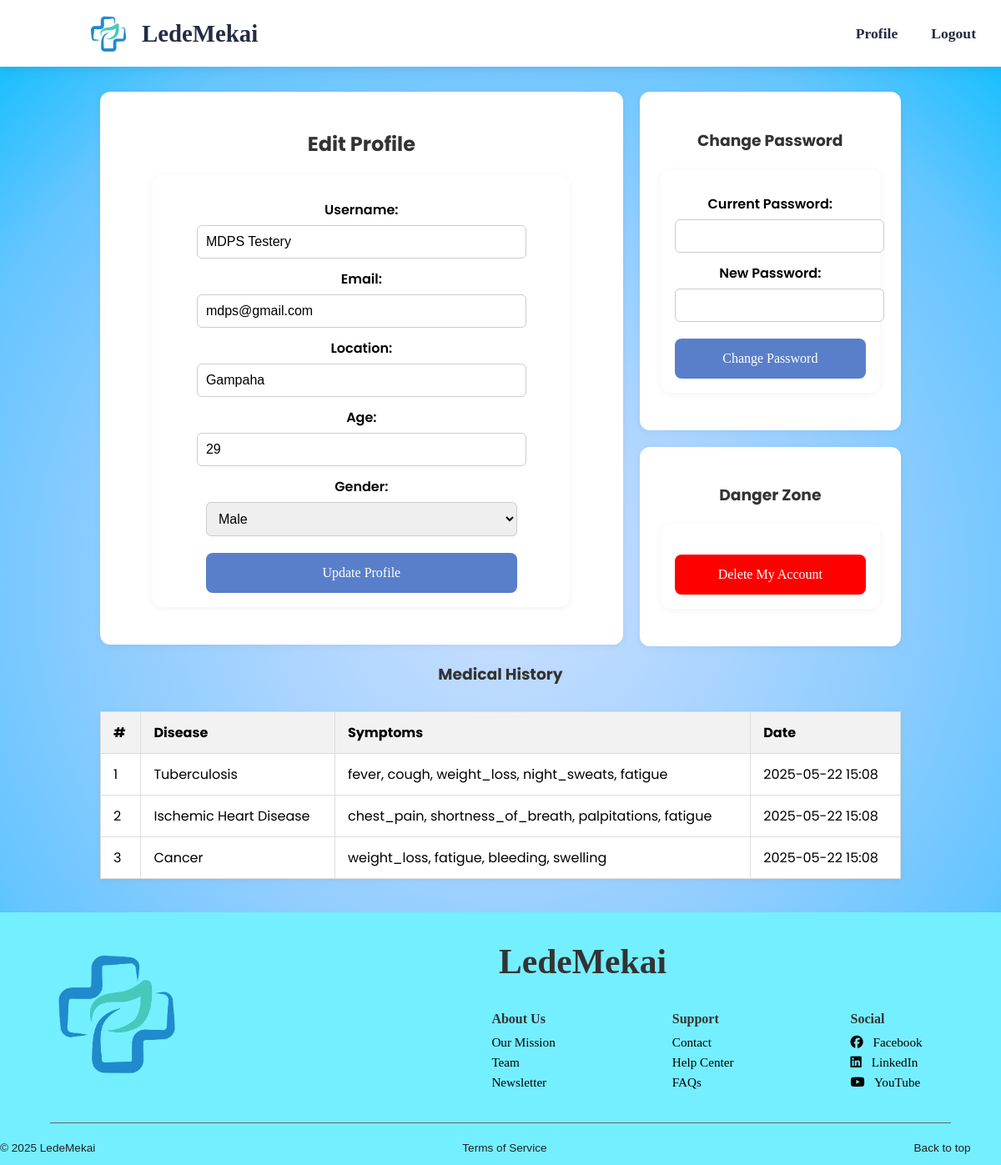
The app's page /profile (signed in) with its own data.
### app.py (models this page shows, shortened)
class User(db.Model):
    id = db.Column(db.Integer, primary_key=True)
    username = db.Column(db.String(100), unique=True, nullable=False)
    email = db.Column(db.String(100), unique=True, nullable=False)
    password_hash = db.Column(db.String(128), nullable=False)
    location = db.Column(db.String(100), nullable=True)
    age = db.Column(db.Integer, nullable=True)
    gender = db.Column(db.String(10), nullable=True)

class MedicalHistory(db.Model):
    id = db.Column(db.Integer, primary_key=True)
    user_id = db.Column(db.Integer, db.ForeignKey('user.id'), nullable=False)
    disease = db.Column(db.String(100), nullable=False)
    symptoms_json = db.Column(db.Text, nullable=False)
    date = db.Column(db.DateTime, default=datetime.utcnow)

### app.py (the view)
@app.route('/profile')
def profile():
    user_id = session.get('user_id')
    if not user_id:
        return redirect(url_for('login'))
    user = User.query.get(user_id)
    history = MedicalHistory.query.filter_by(user_id=user_id).order_by(MedicalHistory.date.desc()).all()
    for rec in history:
        try:
            rec.symptoms = json.loads(rec.symptoms_json)
        except:
            rec.symptoms = {}
    return render_template('profile.html', user=user, history=history)

### templates/profile.html (shortened to what this page needs)
{% extends "layout.html" %}
{% block head_extras %}
<link rel="stylesheet" href="{{ url_for('static', filename='profile.css') }}">
{% endblock %}
{% block content %}
<div class="profile-container">
  <div class="profile-grid">
    <section class="profile-card wide">
      <h2>Edit Profile</h2>
      <form method="POST" action="/update_profile">
        <label for="username">Username:</label>
        <input type="text" id="username" name="username" value="{{ user.username }}" required>
        <label for="email">Email:</label>
        <input type="email" id="email" name="email" value="{{ user.email }}" required>
        <label for="location">Location:</label>
        <input type="text" id="location" name="location" value="{{ user.location }}">
        <label for="age">Age:</label>
        <input type="number" id="age" name="age" value="{{ user.age }}">
        <label for="gender">Gender:</label>
        <select name="gender" id="gender" required>
          <option value="1" {% if user.gender == 1 %}selected{% endif %}>Male</option>
        </select>
        <button type="submit">Update Profile</button>
      </form>
    </section>
    <div class="profile-right">
      <section class="profile-card">
        <h3>Change Password</h3>
        <form method="POST" action="/change_password">
          <label for="current_password">Current Password:</label>
          <input type="password" id="current_password" name="current_password" required>
          <label for="new_password">New Password:</label>
          <input type="password" id="new_password" name="new_password" required>
          <button type="submit">Change Password</button>
        </form>
      </section>
      <section class="profile-card">
        <h3>Danger Zone</h3>
        <form method="POST" ion="/dactelete_profile" onsubmit="return confirm('Are you sure you want to delete your account? This cannot be undone.')">
          <button type="submit" style="background-color: red; color: white;">Delete My Account</button>
        </form>
      </section>
    </div>
  </div>
  <section class="profile-section">
    <h3>Medical History</h3>
    {% if history %}
      <div class="table-wrapper">
        <table>
          <tr>
            <th>#</th>
            <th>Disease</th>
            <th>Symptoms</th>
            <th>Date</th>
          </tr>
          {% for record in history %}
          <tr>
            <td>{{ loop.index }}</td>
            <td>{{ record.disease }}</td>
            <td>
              {% for symptom, present in record.symptoms.items() %}
                {% if present == 1 %}
                  {{ symptom }}{% if not loop.last %}, {% endif %}
                {% endif %}
              {% endfor %}
            </td>
            <td>{{ record.date.strftime('%Y-%m-%d %H:%M') }}</td>
          </tr>
          {% endfor %}
        </table>
      </div>
    {% else %}
      <p>No medical history found.</p>
    {% endif %}
  </section>
</div>
{% endblock %}

### static/styles.css (style rules this page uses)
body { font-family: Arial, sans-serif; margin: 0; padding: 0; text-align: center; background-color: #f9f9f9; overflow-x: hidden; }
button[type="submit"] { width: 100%; padding: 15px; background-color: #597FCA; color: white; font-size: 1em; border: none; border-radius: 8px; cursor: pointer; font-family: 'FSP DEMO - The Seasons'; }
.table-wrapper { overflow-x: auto; margin-top: 20px; border-radius: 10px; }

### static/profile.css (style rules this page uses)
body { font-family: Arial, sans-serif; margin: 0; padding: 0; text-align: center; background: radial-gradient(circle, #cadfff, #b0d6ff, #90cdff, #66c5ff, #00bdff); overflow-x: hidden; }
h2, h3 { color: #333; }
form { background-color: #ffffff; width: 100%; box-sizing: border-box; max-width: 500px; margin: 20px auto; padding: 17px; border-radius: 12px; box-shadow: 0 2px 10px rgba(0,0,0,0.05); }
form label { display: block; margin-top: 12px; font-weight: 600; }
form input, form select { width: 100%; padding: 10px; margin-top: 6px; border: 1px solid #ccc; border-radius: 6px; font-size: 1rem; }
form button { margin-top: 20px; padding: 10px 20px; background-color: #007BFF; color: white; font-size: 1rem; border: none; border-radius: 6px; cursor: pointer; transition: background-color 0.3s ease; }
table { width: 100%; border-collapse: collapse; margin: 30px auto; background-color: white; box-shadow: 0 2px 8px rgba(0,0,0,0.05); }
th, td { padding: 12px 15px; border: 1px solid #ddd; text-align: left; }
th { background-color: #f2f2f2; font-weight: bold; }
.profile-container { max-width: 960px; margin: 30px auto; padding: 0 30px; }
.profile-section { margin-bottom: 40px; }
.table-wrapper { overflow-x: visible; }
.profile-grid { display: grid; grid-template-columns: 2fr 1fr; gap: 20px; align-items: start; }
.profile-card { background: #ffffff; padding: 25px; border-radius: 12px; box-shadow: 0 2px 10px rgba(0,0,0,0.05); }
.profile-right { display: flex; flex-direction: column; gap: 20px; }
.profile-card.wide form input, .profile-card.wide form select { width: 80%; margin-left: auto; margin-right: auto; display: block; }
.profile-card.wide form button { width: 80%; margin-left: auto; margin-right: auto; }

### templates/layout.html (style rules this page uses)
body { font-family: 'Poppins', sans-serif; }

### records on screen
User: username "MDPS Testery", email "mdps@gmail.com", location "Gampaha", age "29"
MedicalHistory: disease "Tuberculosis", symptoms "fever" "cough" "weight_loss" "night_sweats" "fatigue", date "2025-05-22 15:08"
MedicalHistory: disease "Ischemic Heart Disease", symptoms "chest_pain" "shortness_of_breath" "palpitations" "fatigue", date "2025-05-22 15:08"
MedicalHistory: disease "Cancer", symptoms "weight_loss" "fatigue" "bleeding" "swelling", date "2025-05-22 15:08"
